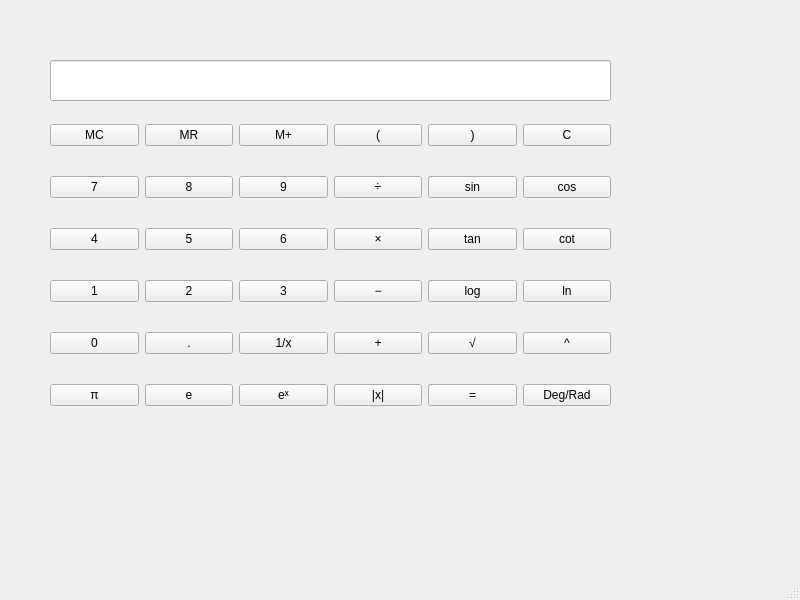
<?xml version="1.0" encoding="UTF-8"?>
<ui version="4.0">
 <class>MainWindow</class>
 <widget class="QMainWindow" name="MainWindow">
  <property name="geometry">
   <rect>
    <x>0</x>
    <y>0</y>
    <width>800</width>
    <height>600</height>
   </rect>
  </property>
  <property name="windowTitle">
   <string>MainWindow</string>
  </property>
  <widget class="QWidget" name="centralwidget">
   <widget class="QLineEdit" name="lineEdit">
    <property name="geometry">
     <rect>
      <x>50</x>
      <y>60</y>
      <width>561</width>
      <height>41</height>
     </rect>
    </property>
   </widget>
   <widget class="QWidget" name="widget" native="true">
    <property name="geometry">
     <rect>
      <x>50</x>
      <y>100</y>
      <width>561</width>
      <height>331</height>
     </rect>
    </property>
    <widget class="QWidget" name="gridLayoutWidget">
     <property name="geometry">
      <rect>
       <x>0</x>
       <y>0</y>
       <width>561</width>
       <height>331</height>
      </rect>
     </property>
     <layout class="QGridLayout" name="gridLayout">
      <item row="1" column="2">
       <widget class="QPushButton" name="button9">
        <property name="text">
         <string>9</string>
        </property>
       </widget>
      </item>
      <item row="2" column="0">
       <widget class="QPushButton" name="button4">
        <property name="text">
         <string>4</string>
        </property>
       </widget>
      </item>
      <item row="0" column="4">
       <widget class="QPushButton" name="buttonParantezaDreapta">
        <property name="text">
         <string>)</string>
        </property>
       </widget>
      </item>
      <item row="3" column="3">
       <widget class="QPushButton" name="buttonMinus">
        <property name="text">
         <string>−</string>
        </property>
       </widget>
      </item>
      <item row="0" column="2">
       <widget class="QPushButton" name="buttonMPlus">
        <property name="text">
         <string>M+</string>
        </property>
       </widget>
      </item>
      <item row="0" column="0">
       <widget class="QPushButton" name="buttonMC">
        <property name="text">
         <string>MC</string>
        </property>
       </widget>
      </item>
      <item row="2" column="1">
       <widget class="QPushButton" name="button5">
        <property name="text">
         <string>5</string>
        </property>
       </widget>
      </item>
      <item row="0" column="3">
       <widget class="QPushButton" name="buttonParantezaStanga">
        <property name="text">
         <string>(</string>
        </property>
       </widget>
      </item>
      <item row="4" column="4">
       <widget class="QPushButton" name="buttonRadical">
        <property name="text">
         <string>√</string>
        </property>
       </widget>
      </item>
      <item row="6" column="1">
       <widget class="QPushButton" name="buttonE">
        <property name="text">
         <string>e</string>
        </property>
       </widget>
      </item>
      <item row="6" column="5">
       <widget class="QPushButton" name="buttonDegRad">
        <property name="text">
         <string>Deg/Rad</string>
        </property>
       </widget>
      </item>
      <item row="6" column="4">
       <widget class="QPushButton" name="buttonEgal">
        <property name="text">
         <string>=</string>
        </property>
       </widget>
      </item>
      <item row="1" column="4">
       <widget class="QPushButton" name="buttonSin">
        <property name="text">
         <string>sin</string>
        </property>
       </widget>
      </item>
      <item row="2" column="5">
       <widget class="QPushButton" name="buttonCot">
        <property name="text">
         <string>cot</string>
        </property>
       </widget>
      </item>
      <item row="2" column="3">
       <widget class="QPushButton" name="buttonInmultire">
        <property name="text">
         <string>×</string>
        </property>
       </widget>
      </item>
      <item row="1" column="0">
       <widget class="QPushButton" name="button7">
        <property name="text">
         <string>7</string>
        </property>
       </widget>
      </item>
      <item row="1" column="1">
       <widget class="QPushButton" name="button8">
        <property name="text">
         <string>8</string>
        </property>
       </widget>
      </item>
      <item row="3" column="1">
       <widget class="QPushButton" name="button2">
        <property name="text">
         <string>2</string>
        </property>
       </widget>
      </item>
      <item row="4" column="1">
       <widget class="QPushButton" name="buttonPunct">
        <property name="text">
         <string>.</string>
        </property>
       </widget>
      </item>
      <item row="3" column="5">
       <widget class="QPushButton" name="buttonLn">
        <property name="text">
         <string>ln</string>
        </property>
       </widget>
      </item>
      <item row="3" column="2">
       <widget class="QPushButton" name="button3">
        <property name="text">
         <string>3</string>
        </property>
       </widget>
      </item>
      <item row="0" column="1">
       <widget class="QPushButton" name="buttonMR">
        <property name="text">
         <string>MR</string>
        </property>
       </widget>
      </item>
      <item row="6" column="0">
       <widget class="QPushButton" name="buttonPi">
        <property name="text">
         <string>π</string>
        </property>
       </widget>
      </item>
      <item row="4" column="2">
       <widget class="QPushButton" name="buttonInvers">
        <property name="text">
         <string>1/x</string>
        </property>
       </widget>
      </item>
      <item row="4" column="3">
       <widget class="QPushButton" name="buttonPlus">
        <property name="text">
         <string>+</string>
        </property>
       </widget>
      </item>
      <item row="6" column="3">
       <widget class="QPushButton" name="buttonModul">
        <property name="text">
         <string>|x|</string>
        </property>
       </widget>
      </item>
      <item row="0" column="5">
       <widget class="QPushButton" name="buttonClear">
        <property name="text">
         <string>C</string>
        </property>
       </widget>
      </item>
      <item row="4" column="0">
       <widget class="QPushButton" name="button0">
        <property name="text">
         <string>0</string>
        </property>
       </widget>
      </item>
      <item row="6" column="2">
       <widget class="QPushButton" name="buttonElaX">
        <property name="text">
         <string>eˣ</string>
        </property>
       </widget>
      </item>
      <item row="1" column="5">
       <widget class="QPushButton" name="buttonCos">
        <property name="text">
         <string>cos</string>
        </property>
       </widget>
      </item>
      <item row="3" column="0">
       <widget class="QPushButton" name="button1">
        <property name="text">
         <string>1</string>
        </property>
       </widget>
      </item>
      <item row="2" column="4">
       <widget class="QPushButton" name="buttonTan">
        <property name="text">
         <string>tan</string>
        </property>
       </widget>
      </item>
      <item row="3" column="4">
       <widget class="QPushButton" name="buttonLog">
        <property name="text">
         <string>log</string>
        </property>
       </widget>
      </item>
      <item row="2" column="2">
       <widget class="QPushButton" name="button6">
        <property name="text">
         <string>6</string>
        </property>
       </widget>
      </item>
      <item row="1" column="3">
       <widget class="QPushButton" name="buttonImpartire">
        <property name="text">
         <string>÷</string>
        </property>
       </widget>
      </item>
      <item row="4" column="5">
       <widget class="QPushButton" name="buttonLaPutere">
        <property name="text">
         <string>^</string>
        </property>
       </widget>
      </item>
     </layout>
    </widget>
   </widget>
  </widget>
  <widget class="QMenuBar" name="menubar">
   <property name="geometry">
    <rect>
     <x>0</x>
     <y>0</y>
     <width>800</width>
     <height>21</height>
    </rect>
   </property>
  </widget>
  <widget class="QStatusBar" name="statusbar"/>
 </widget>
 <resources/>
 <connections/>
</ui>
